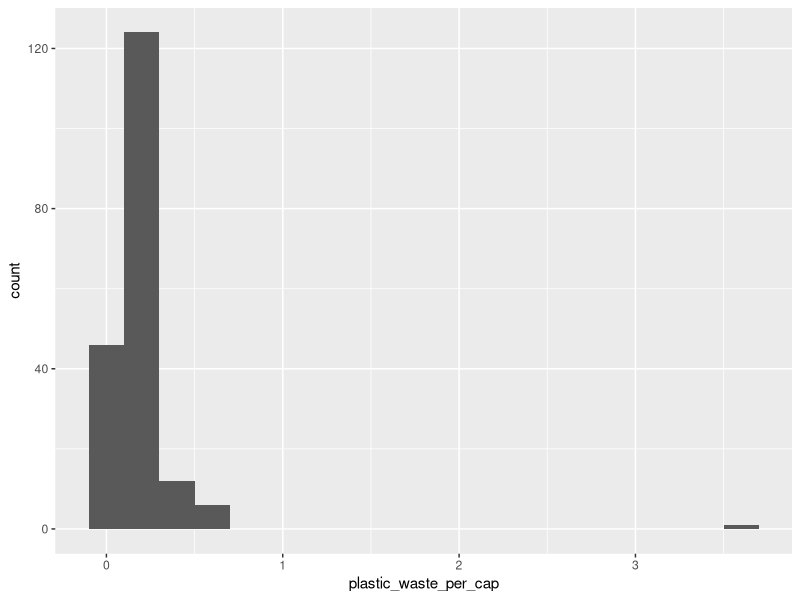
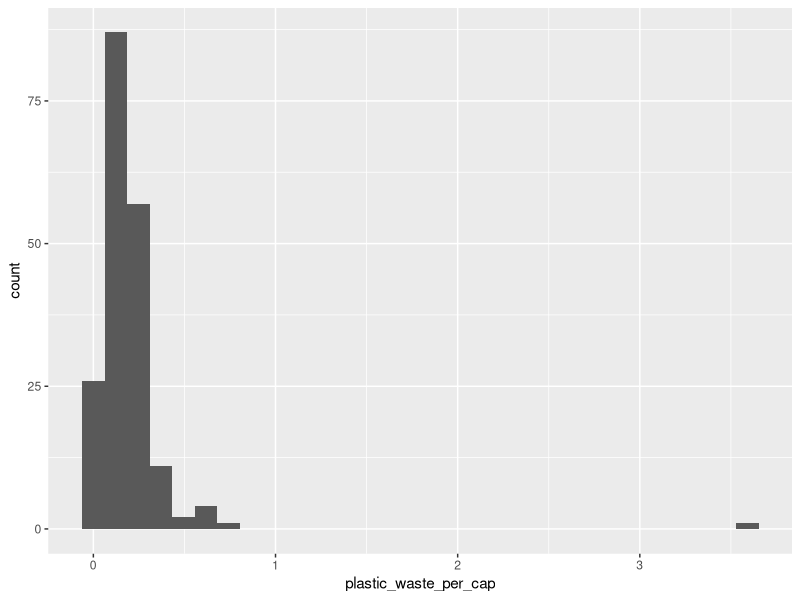
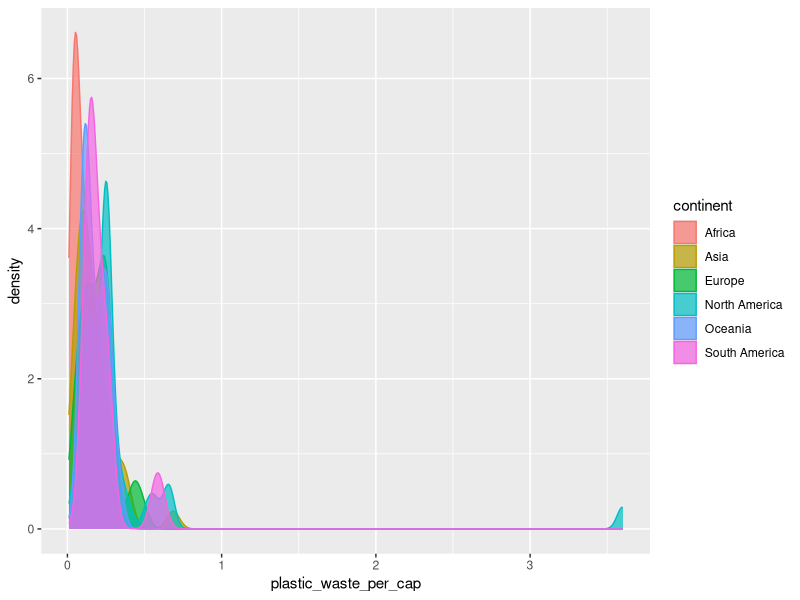
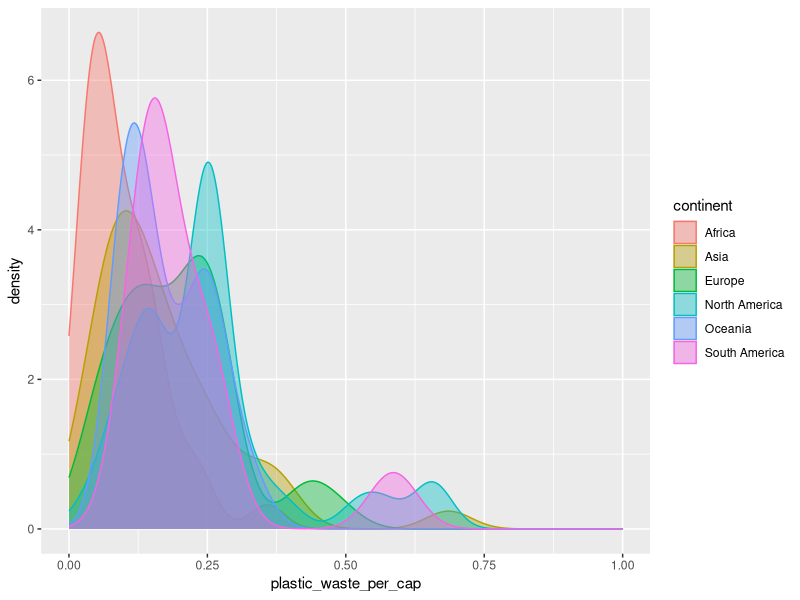
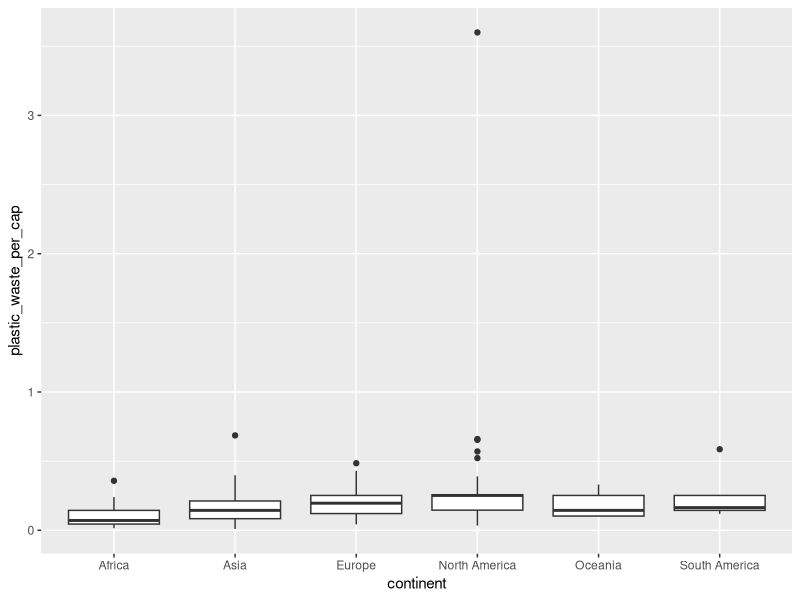
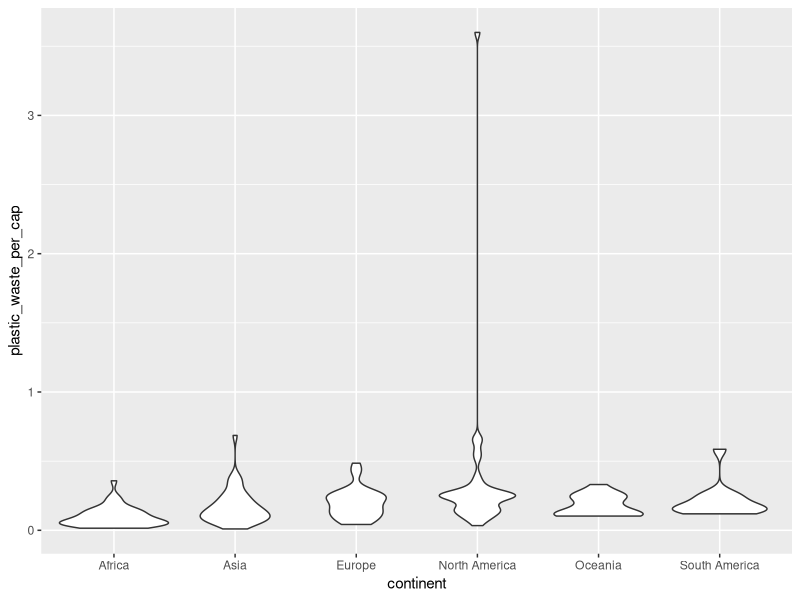
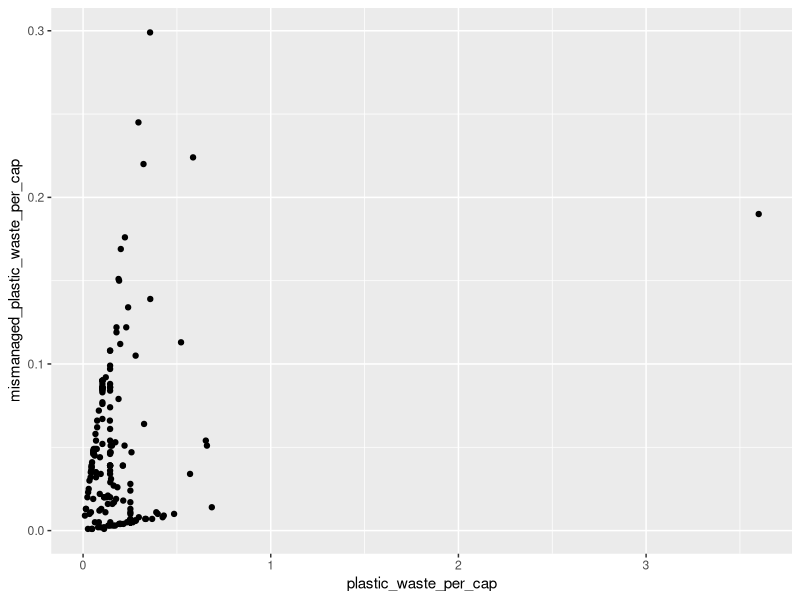
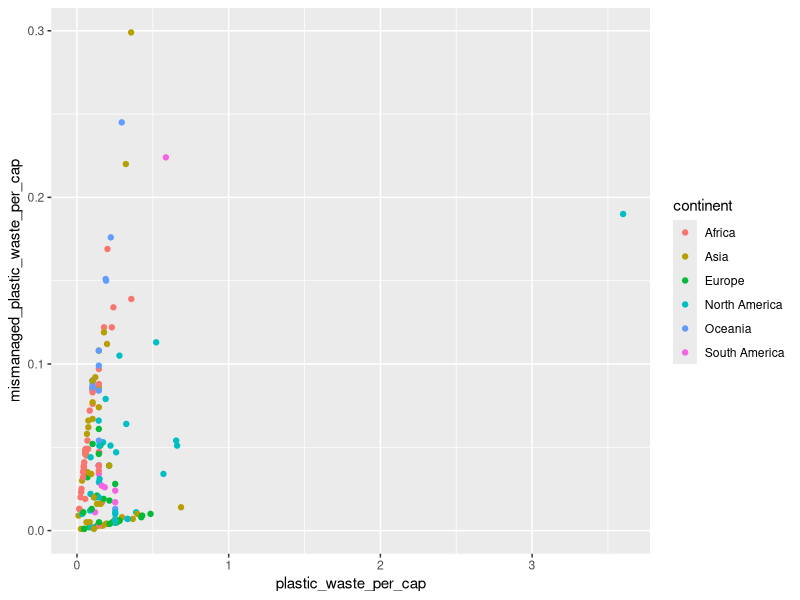

The R source for these figures, in order:
## ---- chunk 1
library(tidyverse) 
## ---- chunk 2
plastic_waste <- read_csv("data/plastic-waste.csv")
## ---- chunk 3
plastic_waste <- read_csv("data/plastic-waste.csv")
ggplot(data = plastic_waste, aes(x = plastic_waste_per_cap)) +
  geom_histogram(binwidth = 0.2)
plastic_waste %>%
  filter(plastic_waste_per_cap > 3.5)
## ---- chunk 4
#Below is a histogram of plastic waste faceted
ggplot(data = plastic_waste, aes(x = plastic_waste_per_cap)) +
  geom_histogram()
#Below is a density plot with color!
ggplot(data = plastic_waste, 
       mapping = aes(x = plastic_waste_per_cap, 
                     color = continent, 
                     fill = continent)) +
  geom_density(alpha = 0.7)
## ---- chunk 5
ggplot(data = plastic_waste, 
       mapping = aes(x = plastic_waste_per_cap, 
                     color = continent, 
                     fill = continent)) +
  geom_density(alpha = 0.4) +
  xlim(0, 1)
## ---- chunk 6
ggplot(data = plastic_waste, 
       mapping = aes(x = continent, 
                     y = plastic_waste_per_cap)) +
  geom_boxplot()
## ---- chunk 7
ggplot(data = plastic_waste, 
       mapping = aes(x = continent, 
                     y = plastic_waste_per_cap)) +
  geom_violin()
## ---- chunk 8
ggplot(data = plastic_waste, 
       mapping = aes(x = plastic_waste_per_cap, 
                     y = mismanaged_plastic_waste_per_cap)) +
  geom_point()
## ---- chunk 9
ggplot(data = plastic_waste, 
       mapping = aes(x = plastic_waste_per_cap, 
                     y = mismanaged_plastic_waste_per_cap, color = continent, fill = continent)) +
  geom_point()
## ---- chunk 10
ggplot(data = plastic_waste, 
       mapping = aes(x = total_pop, 
                     y = plastic_waste_per_cap)) +
  geom_point()
## ---- chunk 11
ggplot(data = plastic_waste, 
       mapping = aes(x = coastal_pop, 
                     y = plastic_waste_per_cap)) +
  geom_point()
## ---- chunk 12
ggplot(data = plastic_waste) +
  geom_point(mapping = aes(x = coastal_pop/total_pop, 
                     y = plastic_waste_per_cap, color = continent)) +
  geom_smooth(mapping = aes(x = coastal_pop/total_pop, 
                     y = plastic_waste_per_cap))+ ylim(0, 0.7) + xlim(0, 1.75) +
  labs(x = "Coastal population proportion (Coastal / total population)", y="Plastic waste per capita", title = "Plastic waste vs coastal proportion", subtitle = "by continent", color = "Continent") +
scale_colour_viridis_d()


